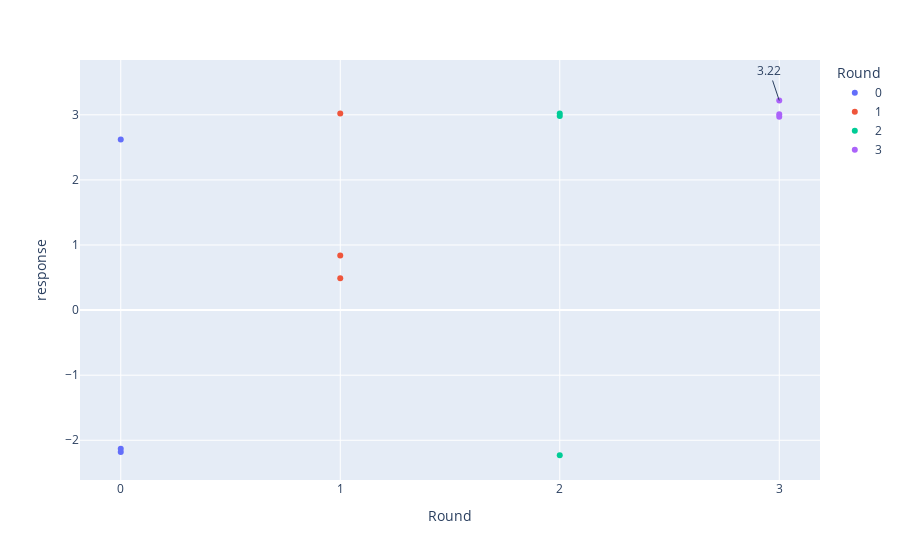

The cell this chart's notebook holds for it:
### Code cell
max_value = df['response'].max()
fig_max = px.scatter(df, x='Round', y='response', color='Round')
fig_max.add_annotation(x=df.iloc[df['response'].idxmax()]['Round'],y=max_value,text=str(max_value))
fig_max.show() 
print('Highest response value is {} in round {}'.format(max_value,int(df.iloc[df['response'].idxmax()]['Round']) +1 ))

### Figure 1 — Plotly figure (JSON) as saved in the notebook; plotly's stock layout.template omitted (floating-point values rounded to 4 significant figures)
{"data": [{"hovertemplate": "Round=%{x}<br>response=%{y}<extra></extra>", "legendgroup": "0", "marker": {"color": "#636efa", "symbol": "circle"}, "mode": "markers", "name": "0", "orientation": "v", "showlegend": true, "type": "scatter", "x": ["0", "0", "0"], "xaxis": "x", "y": [-2.13, -2.18, 2.62], "yaxis": "y"}, {"hovertemplate": "Round=%{x}<br>response=%{y}<extra></extra>", "legendgroup": "1", "marker": {"color": "#EF553B", "symbol": "circle"}, "mode": "markers", "name": "1", "orientation": "v", "showlegend": true, "type": "scatter", "x": ["1", "1", "1"], "xaxis": "x", "y": [3.02, 0.49, 0.84], "yaxis": "y"}, {"hovertemplate": "Round=%{x}<br>response=%{y}<extra></extra>", "legendgroup": "2", "marker": {"color": "#00cc96", "symbol": "circle"}, "mode": "markers", "name": "2", "orientation": "v", "showlegend": true, "type": "scatter", "x": ["2", "2", "2"], "xaxis": "x", "y": [-2.23, 3.02, 2.98], "yaxis": "y"}, {"hovertemplate": "Round=%{x}<br>response=%{y}<extra></extra>", "legendgroup": "3", "marker": {"color": "#ab63fa", "symbol": "circle"}, "mode": "markers", "name": "3", "orientation": "v", "showlegend": true, "type": "scatter", "x": ["3", "3", "3"], "xaxis": "x", "y": [3.01, 2.97, 3.22], "yaxis": "y"}], "layout": {"annotations": [{"text": "3.22", "x": "3", "y": 3.22}], "legend": {"title": {"text": "Round"}, "tracegroupgap": 0}, "margin": {"t": 60}, "xaxis": {"anchor": "y", "categoryarray": ["0", "1", "2", "3"], "categoryorder": "array", "domain": [0, 1], "title": {"text": "Round"}}, "yaxis": {"anchor": "x", "domain": [0, 1], "title": {"text": "response"}}}}
